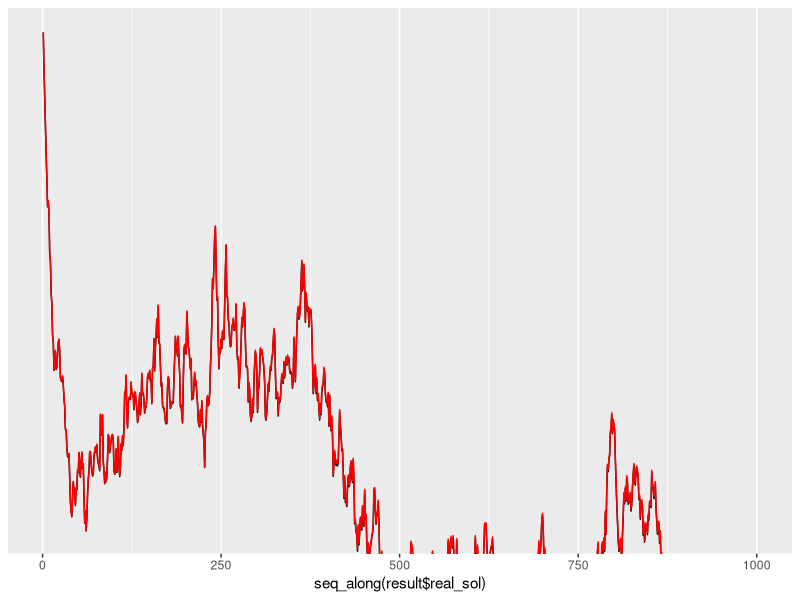

Source code (R): (Note: this script raises an error after producing the figure.)
## ---- chunk 1
knitr::opts_chunk$set(echo = TRUE)
library(tidyverse)

## ---- chunk 2


sim_BM <- function(T_, delta) {
  tmesh <- seq(from = 0, to = T_, by = delta)
  N <- length(tmesh)
  step <- delta * T_
  Norm <- rnorm(N)
  B <- c(0,cumsum(sqrt(step) * Norm[-N]))
  output <- data.frame(B = B, Norm = Norm)
  return(output)
  # plot(x = tmesh, y = B, type = "l")
}



b <- function(t, X_t) {
  (1 + X_t)*(1+X_t^2)
}

sigma <- function(t, X_t) {
  1+X_t^2
}

sigma_dif <- function(t, X_t) {
  2*X_t
}

sigma_sigma_dif <- function(t, X_t) {
  2*X_t + 2*X_t^3
}


Milstein_scheme <- function(delta, T_ = 1, b, sigma,sigma_dif,sigma_sigma_dif, x_0 = 0) {
  N_n <- ceiling(T_ / delta)
  tmesh <- seq(from = 0, to = T_,by = delta)
  sim_BM_result <- sim_BM(T_, delta)
  B <- sim_BM_result$B
  # Norm <- sim_BM_result$Norm
  X <- c(x_0)
  X_2 <- c(x_0)
  step <- delta * T_
  for (k in 2:(N_n)) {
    X[k] <- X[k-1] + b(k,X[k-1]) * step + sigma(k,X[k-1]) * (B[k] - B[k-1]) +
      1/2 * sigma(k-1,X[k-1]) * sigma_dif(k-1, X[k-1]) * ((B[k] - B[k-1])^2 - step)
    X_2[k] <- tan(atan(X_2[1]) + tmesh[k] + B[k])
  }
  output <- data.frame(sim_sol = X, real_sol = X_2)
  return(output)
}


delta_pre <- 1/1000
T_ <- 1
result <- Milstein_scheme(delta = delta_pre,
                          T_ = T_,
                          b = b,
                          sigma = sigma,
                          sigma_dif = sigma_dif,
                          sigma_sigma_dif = sigma_sigma_dif,
                          x_0 = 1)
result

result <- list()
ggplots <- list()
for (i in 1:9) {
  result <- Milstein_scheme(delta = delta_pre,
                          T_ = T_,
                          b = b,
                          sigma = sigma,
                          sigma_dif = sigma_dif,
                          sigma_sigma_dif = sigma_sigma_dif,
                          x_0 = 1)
  
  ggplots[[i]] <- ggplot(data = result, aes(x = seq_along(result$real_sol))) + geom_line(y = result$real_sol, data = result) + 
    geom_line(y = result$sim_sol, color = "red", data = result)
}

gridExtra::grid.arrange(ggplots[[1]])


ggplot(data = result, aes(x=seq(0,T_, by =delta_pre))) +
  geom_line(aes(y = sim_sol), color = "red") +
  geom_line(aes(y = real_sol))

qplot(x = seq(0,T_, by =delta_pre), y = result$real_sol)


